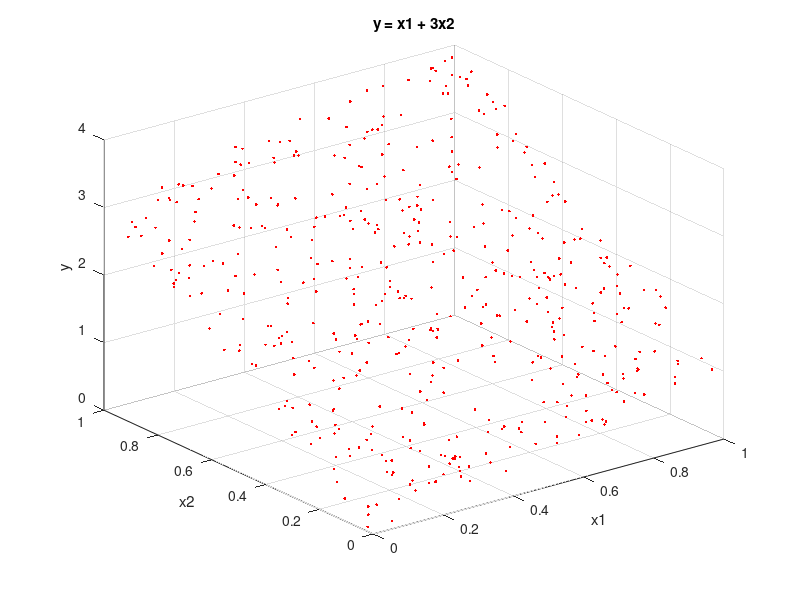

This chart was generated by the following MATLAB code:
function [X, y] = GetRegressionDataset2()
%GETREGRESSIONDATASET2 3D dataset for regression
    rng(5);
    x1 = rand(500,1);
    x2 = rand(500,1);
    X = [x1 x2];
    y = x1 + 3 .* x2;
    plot3(X(:,1),X(:,2),y,'r.')
    
    title("y = x1 + 3x2")
    xlabel("x1")
    ylabel("x2")
    zlabel("y")
    
    grid on
    XR2 = [X y];
    save('XR2.mat','XR2');
end




